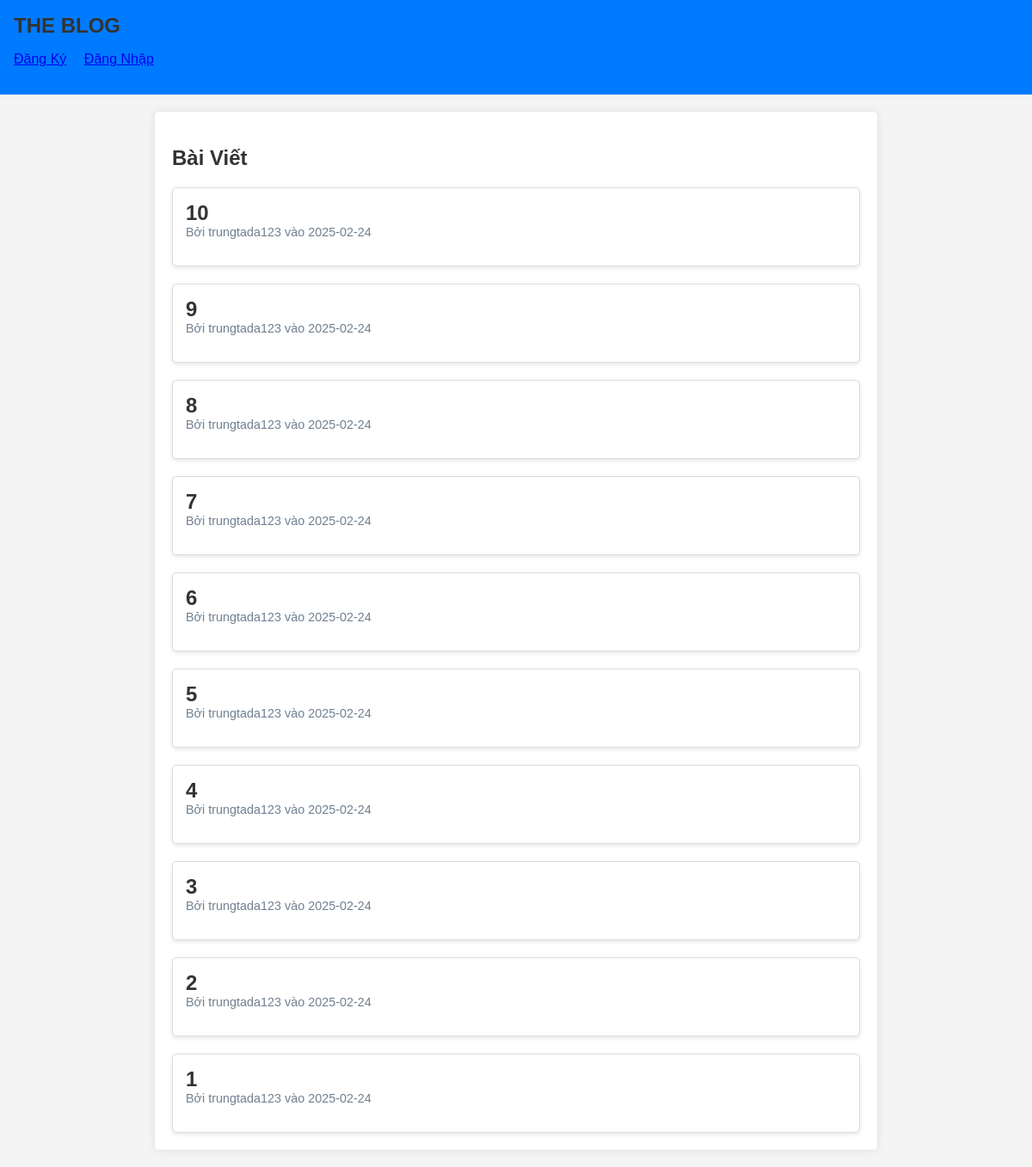
Before: / with the older database file.
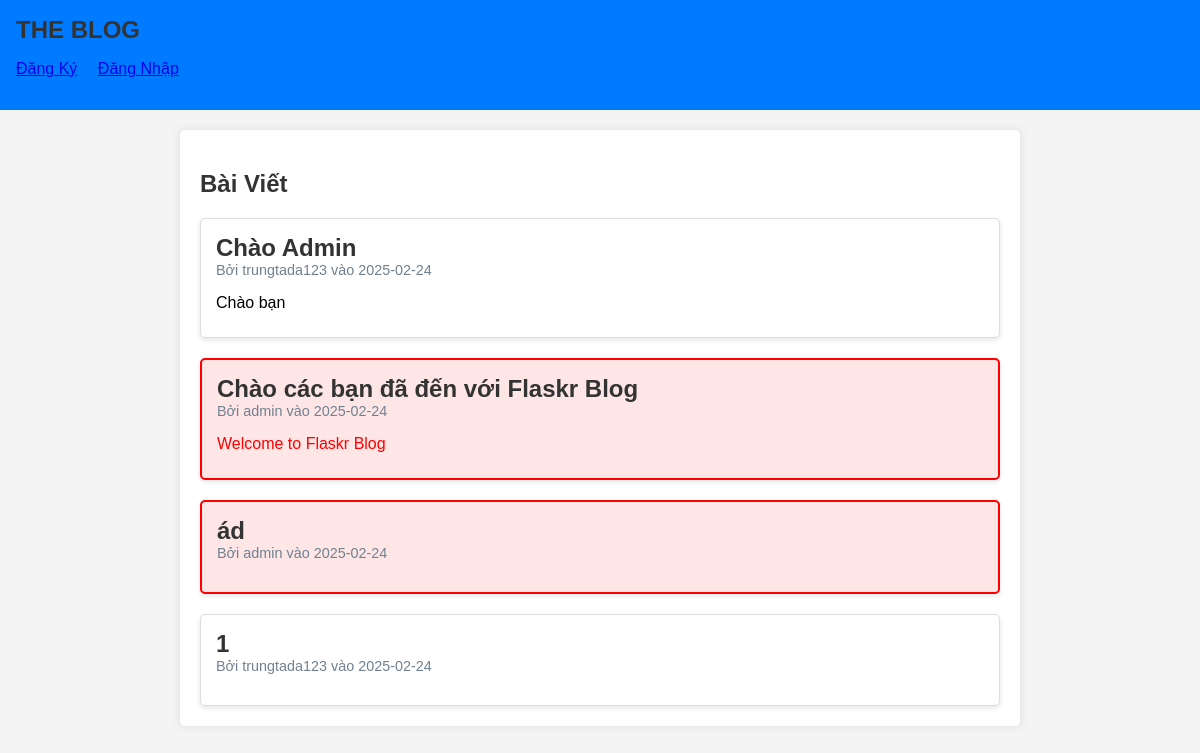
After: the same page with the newer database file.
### tables this page shows
CREATE TABLE post (
  id INTEGER PRIMARY KEY AUTOINCREMENT,
  author_id INTEGER NOT NULL,
  created TIMESTAMP NOT NULL DEFAULT CURRENT_TIMESTAMP,
  title TEXT NOT NULL,
  body TEXT NOT NULL,
  FOREIGN KEY (author_id) REFERENCES user (id)
);

CREATE TABLE user (
  id INTEGER PRIMARY KEY AUTOINCREMENT,
  username TEXT UNIQUE NOT NULL,
  password TEXT NOT NULL,
  is_blocked BOOLEAN NOT NULL DEFAULT 0,  -- Thêm thuộc tính is_blocked
  is_admin BOOLEAN NOT NULL DEFAULT 0      -- Thêm thuộc tính is_admin
);

### flaskr/blog.py (the view)
@bp.route('/')
def index():
    db = get_db()
    posts = db.execute(
        'SELECT p.id, title, body, created, author_id, username, u.is_admin'  # Thêm u.is_admin vào truy vấn
        ' FROM post p JOIN user u ON p.author_id = u.id'
        ' ORDER BY created DESC'
    ).fetchall()
    return render_template('blog/index.html', posts=posts)

### flaskr/auth.py (called while the page is built)
@bp.before_app_request
def load_logged_in_user():
    user_id = session.get('user_id')
    if user_id is None:
        g.user = None
    else:
        g.user = get_db().execute(
            'SELECT * FROM user WHERE id = ?', (user_id,)
        ).fetchone()  # fetchone() trả về một sqlite3.Row

### flaskr/db.py (called while the page is built)
def get_db():
    if 'db' not in g:
        g.db = sqlite3.connect(
            current_app.config['DATABASE'],
            detect_types=sqlite3.PARSE_DECLTYPES
        )
        g.db.row_factory = sqlite3.Row
    return g.db

### flaskr/templates/blog/index.html (shortened to what this page needs)
{% extends 'base.html' %}
{% block header %}
  <h1>{% block title %}Bài Viết{% endblock %}</h1>
{% endblock %}
{% block content %}
  <div class="post-list">
    {% for post in posts %}
      <article class="post {% if post.is_admin %}admin{% endif %}">
        <header>
          <h2>{{ post['title'] }}</h2>
          <div class="about">Bởi {{ post['username'] }} vào {{ post['created'].strftime('%Y-%m-%d') }}</div>
        </header>
        <p class="body">{{ post['body'] }}</p>
      </article>
    {% endfor %}
  </div>
{% endblock %}

### flaskr/templates/base.html (shortened to what this page needs)
<!doctype html>
<html lang="vi">
<link rel="stylesheet" href="https://cdnjs.cloudflare.com/ajax/libs/font-awesome/5.15.4/css/all.min.css">
<head>
    <link rel="stylesheet" href="{{ url_for('static', filename='style.css') }}">
</head>
<body>
<nav>
  <h1>THE BLOG</h1>
  <ul>
    {% if g.user %}
      <li><span>{{ g.user['username'] }}</span></li>
      <li><a href="{{ url_for('auth.logout') }}">Đăng Xuất</a></li>
    {% else %}
      <li><a href="{{ url_for('auth.register') }}">Đăng Ký</a></li>
      <li><a href="{{ url_for('auth.login') }}">Đăng Nhập</a></li>
    {% endif %}
  </ul>
</nav>
<section class="content">
  <header>
    {% block header %}{% endblock %}
  </header>
  {% block content %}{% endblock %}
</section>
</body>
</html>

### flaskr/static/style.css (style rules this page uses)
body { font-family: Arial, sans-serif; background: #f4f4f4; margin: 0; padding: 0; }
nav { background: #007bff; color: white; padding: 1rem; }
nav h1 { margin: 0; }
nav ul { list-style: none; padding: 0; }
nav ul li { display: inline; margin-right: 1rem; }
.content { max-width: 800px; margin: 20px auto; background: white; padding: 20px; border-radius: 5px; box-shadow: 0 0 10px rgba(0, 0, 0, 0.1); }
h1, h2 { color: #333; }
.post-list { display: flex; flex-direction: column; gap: 20px; }
.post { background: white; border: 1px solid #ddd; border-radius: 5px; padding: 15px; box-shadow: 0 2px 5px rgba(0, 0, 0, 0.1); }
.post.admin { border: 2px solid red; background-color: #ffe6e6; color: red; }
.post header { margin-bottom: 10px; }
.post h2 { margin: 0; font-size: 1.5em; }
.about { color: slategray; font-size: 0.9em; margin-bottom: 10px; }
.body { margin-bottom: 10px; }

Changed rows visible on the page:
removed post: title "10", username "trungtada123", created "2025-02-24"
removed post: title "9", username "trungtada123", created "2025-02-24"
removed post: title "8", username "trungtada123", created "2025-02-24"
removed post: title "7", username "trungtada123", created "2025-02-24"
removed post: title "6", username "trungtada123", created "2025-02-24"
removed post: title "5", username "trungtada123", created "2025-02-24"
removed post: title "4", username "trungtada123", created "2025-02-24"
removed post: title "3", username "trungtada123", created "2025-02-24"
removed post: title "2", username "trungtada123", created "2025-02-24"
added post: title "Chào Admin", username "trungtada123", created "2025-02-24", body "Chào bạn"
added post: title "Chào các bạn đã đến với Flaskr Blog", username "admin", created "2025-02-24", body "Welcome to Flaskr Blog"
added post: title "ád", username "admin", created "2025-02-24"
